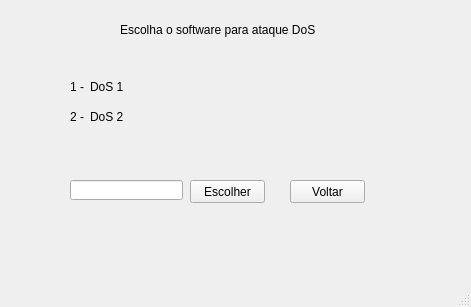
<?xml version="1.0" encoding="UTF-8"?>
<ui version="4.0">
 <class>Dos_MainWindow</class>
 <widget class="QMainWindow" name="Dos_MainWindow">
  <property name="geometry">
   <rect>
    <x>0</x>
    <y>0</y>
    <width>471</width>
    <height>307</height>
   </rect>
  </property>
  <property name="windowTitle">
   <string>DoS</string>
  </property>
  <widget class="QWidget" name="centralwidget">
   <widget class="QLabel" name="label">
    <property name="geometry">
     <rect>
      <x>120</x>
      <y>20</y>
      <width>201</width>
      <height>20</height>
     </rect>
    </property>
    <property name="text">
     <string>Escolha o software para ataque DoS</string>
    </property>
   </widget>
   <widget class="QLabel" name="l_dos1">
    <property name="geometry">
     <rect>
      <x>90</x>
      <y>80</y>
      <width>47</width>
      <height>13</height>
     </rect>
    </property>
    <property name="text">
     <string>DoS 1</string>
    </property>
   </widget>
   <widget class="QLabel" name="l_dos2">
    <property name="geometry">
     <rect>
      <x>90</x>
      <y>110</y>
      <width>47</width>
      <height>13</height>
     </rect>
    </property>
    <property name="text">
     <string>DoS 2</string>
    </property>
   </widget>
   <widget class="QLineEdit" name="inputDoS">
    <property name="geometry">
     <rect>
      <x>70</x>
      <y>180</y>
      <width>113</width>
      <height>20</height>
     </rect>
    </property>
   </widget>
   <widget class="QPushButton" name="btnDoSChoice">
    <property name="geometry">
     <rect>
      <x>190</x>
      <y>180</y>
      <width>75</width>
      <height>23</height>
     </rect>
    </property>
    <property name="text">
     <string>Escolher</string>
    </property>
   </widget>
   <widget class="QPushButton" name="btnDoSVoltar">
    <property name="geometry">
     <rect>
      <x>290</x>
      <y>180</y>
      <width>75</width>
      <height>23</height>
     </rect>
    </property>
    <property name="text">
     <string>Voltar</string>
    </property>
   </widget>
   <widget class="QLabel" name="l_defesa_dos">
    <property name="geometry">
     <rect>
      <x>120</x>
      <y>230</y>
      <width>291</width>
      <height>20</height>
     </rect>
    </property>
    <property name="text">
     <string/>
    </property>
   </widget>
   <widget class="QLabel" name="label_2">
    <property name="geometry">
     <rect>
      <x>70</x>
      <y>80</y>
      <width>47</width>
      <height>13</height>
     </rect>
    </property>
    <property name="text">
     <string>1 -</string>
    </property>
   </widget>
   <widget class="QLabel" name="label_3">
    <property name="geometry">
     <rect>
      <x>70</x>
      <y>110</y>
      <width>47</width>
      <height>13</height>
     </rect>
    </property>
    <property name="text">
     <string>2 -</string>
    </property>
   </widget>
  </widget>
  <widget class="QMenuBar" name="menubar">
   <property name="geometry">
    <rect>
     <x>0</x>
     <y>0</y>
     <width>471</width>
     <height>21</height>
    </rect>
   </property>
  </widget>
  <widget class="QStatusBar" name="statusbar"/>
 </widget>
 <resources/>
 <connections/>
</ui>
